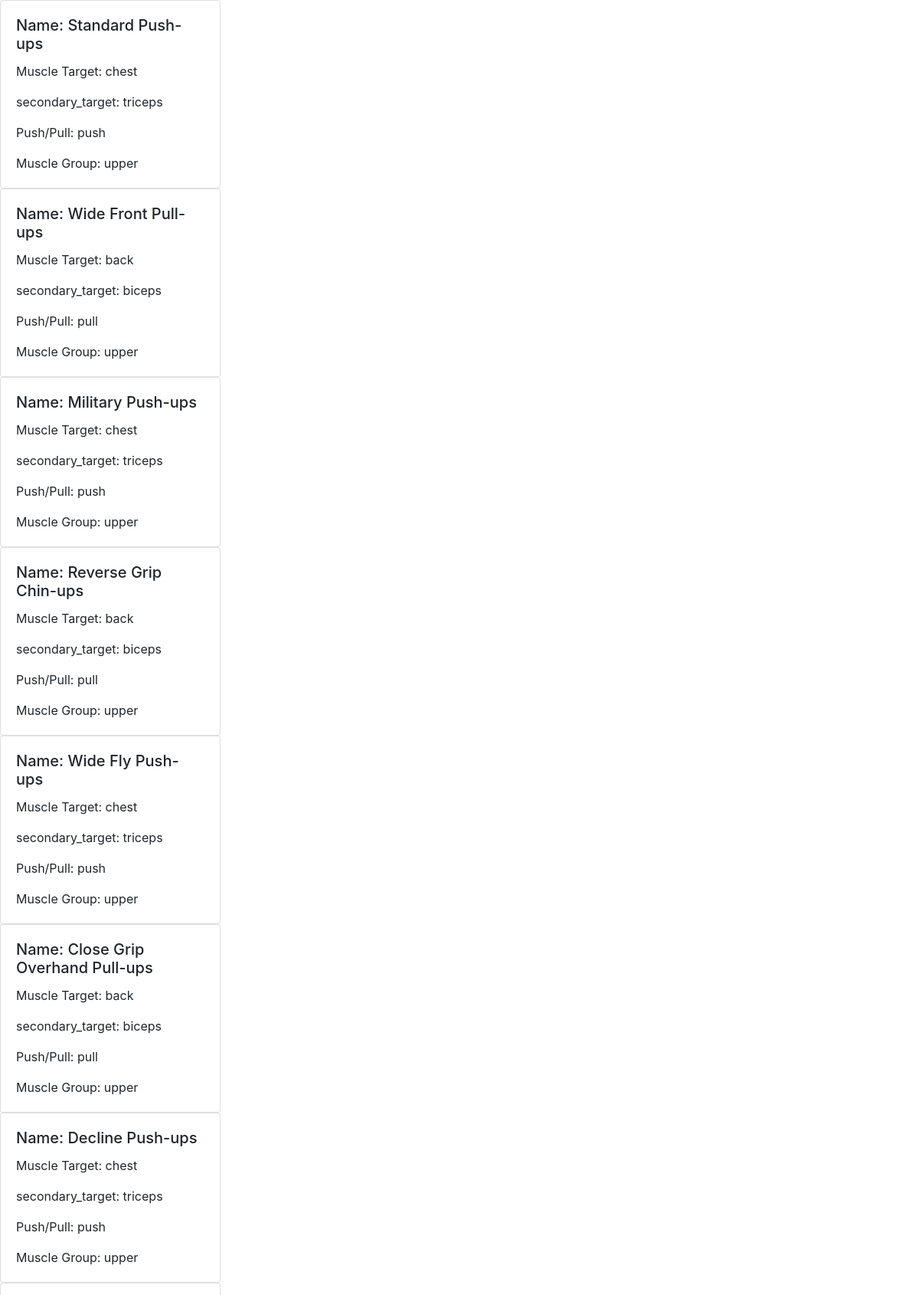
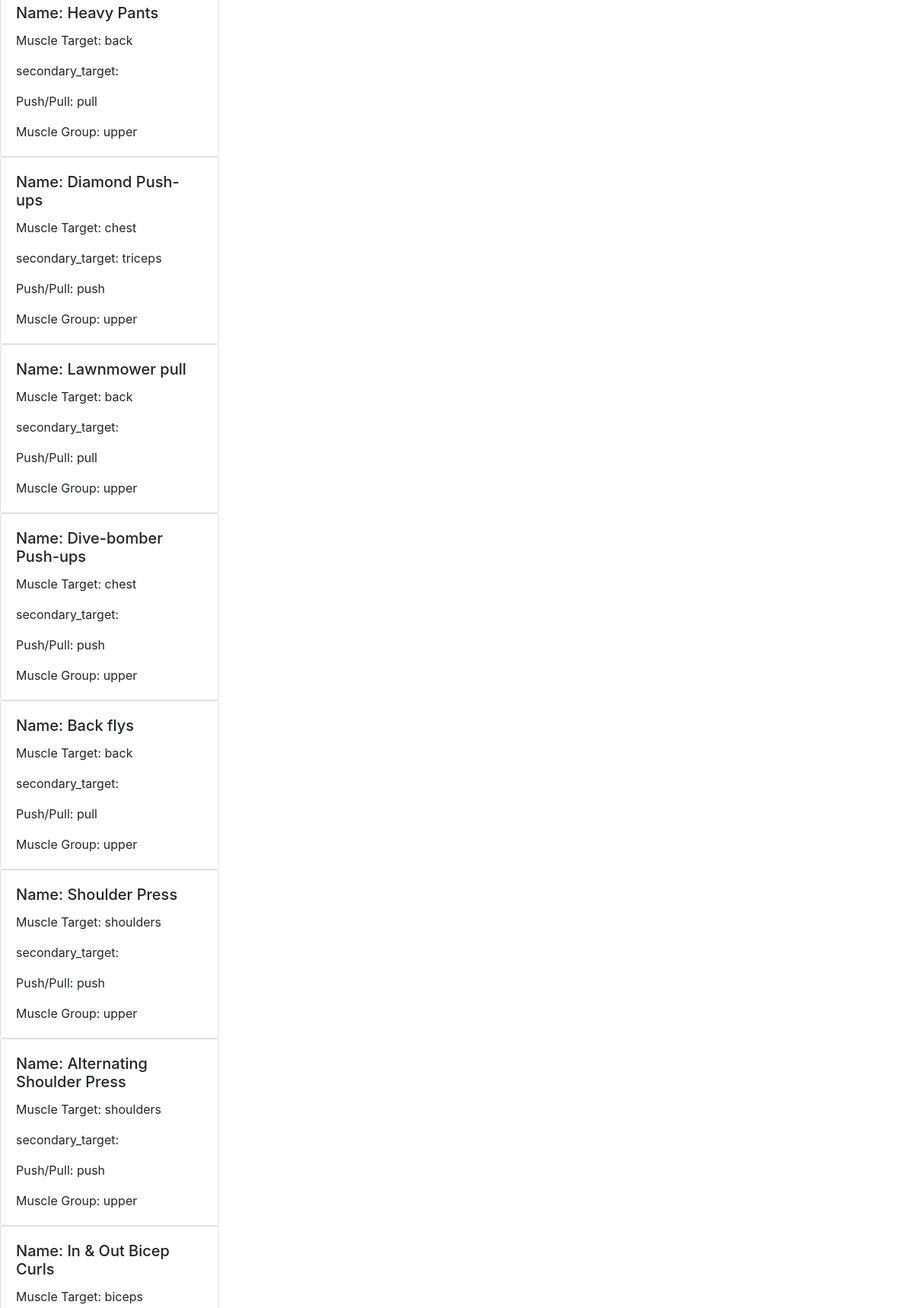
/api/exercises (upper part), run on the app's committed database (2 pictures, top to bottom).
### exercises/models.py (models this page shows, shortened)
class Exercise(models.Model):
    name = models.CharField(max_length=50)
    muscle_target = models.CharField(max_length=20)
    secondary_target = models.CharField(max_length=20, blank=True, null=True)
    push_pull = models.CharField(max_length=20, blank=True, null=True)
    muscle_group = models.CharField(max_length=20, blank=True, null=True)
    diffulty_level = models.IntegerField(default=0, blank=True, null=True)
    equipment = models.BooleanField(blank=True, null=True)
    resistance_type = models.CharField(max_length=50, blank=True, null=True)

### exercises/views.py (the view)
# urls.py: path('exercises', GetExercises.as_view()),
class GetExercises(View):
    def get(self, request):
        exercise_list = Exercise.objects.all()
        print("LENGTH: ", len(exercise_list))
        return render(request, 'exercises/list.html', {'exercise_list': exercise_list})

### exercises/templates/exercises/list.html (shortened to what this page needs)
<!doctype html>
<html lang="en">
  <head>
    <link rel="stylesheet" href="https://cdn.jsdelivr.net/npm/bootstrap@4.6.1/dist/css/bootstrap.min.css">
  </head>
  <body>
    {% for exercise in exercise_list %}
      <div class="card" style="width: 18rem;">
        <div class="card-body">
          <h5 class="card-title">Name: {{ exercise.name }}</h5>
          <p class="card-text">Muscle Target: {{ exercise.muscle_target }}</p>
          <p class="card-text">secondary_target: {{ exercise.secondary_target }}</p>
          <p class="card-text">Push/Pull: {{ exercise.push_pull }}</p>
          <p class="card-text">Muscle Group: {{ exercise.muscle_group }}</p>
        </div>
      </div>
      {% endfor %}
  </body>
</html>

### data on the page
Exercise: name "Standard Push-ups", muscle_target "chest", secondary_target "triceps", push_pull "push", muscle_group "upper"
Exercise: name "Wide Front Pull-ups", muscle_target "back", secondary_target "biceps", push_pull "pull", muscle_group "upper"
Exercise: name "Military Push-ups", muscle_target "chest", secondary_target "triceps", push_pull "push", muscle_group "upper"
Exercise: name "Reverse Grip Chin-ups", muscle_target "back", secondary_target "biceps", push_pull "pull", muscle_group "upper"
Exercise: name "Wide Fly Push-ups", muscle_target "chest", secondary_target "triceps", push_pull "push", muscle_group "upper"
Exercise: name "Close Grip Overhand Pull-ups", muscle_target "back", secondary_target "biceps", push_pull "pull", muscle_group "upper"
Exercise: name "Decline Push-ups", muscle_target "chest", secondary_target "triceps", push_pull "push", muscle_group "upper"
Exercise: name "Heavy Pants", muscle_target "back", push_pull "pull", muscle_group "upper"
Exercise: name "Diamond Push-ups", muscle_target "chest", secondary_target "triceps", push_pull "push", muscle_group "upper"
Exercise: name "Lawnmower pull", muscle_target "back", push_pull "pull", muscle_group "upper"
Exercise: name "Dive-bomber Push-ups", muscle_target "chest", push_pull "push", muscle_group "upper"
Exercise: name "Back flys", muscle_target "back", push_pull "pull", muscle_group "upper"
Exercise: name "Shoulder Press", muscle_target "shoulders", push_pull "push", muscle_group "upper"
Exercise: name "Alternating Shoulder Press", muscle_target "shoulders", push_pull "push", muscle_group "upper"
Exercise: name "In & Out Bicep Curls", muscle_target "biceps"
